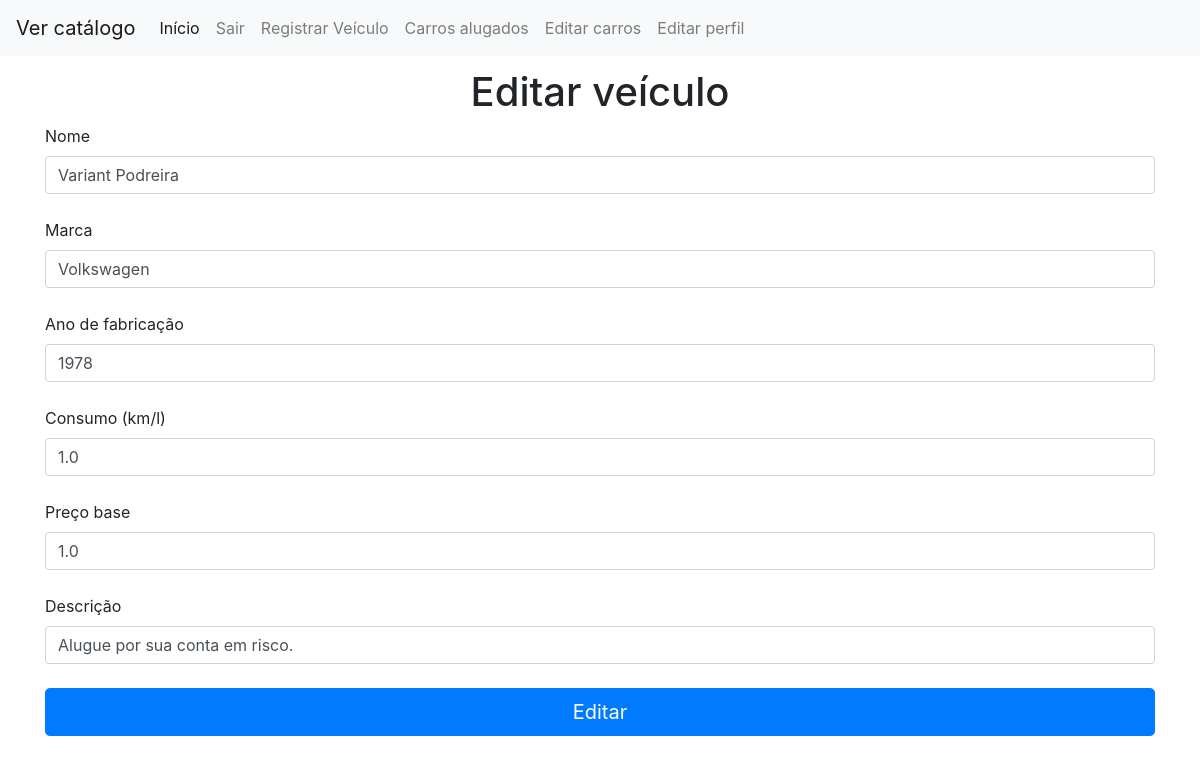
Before: /edicao_carro/1 (signed in) with the older database file.
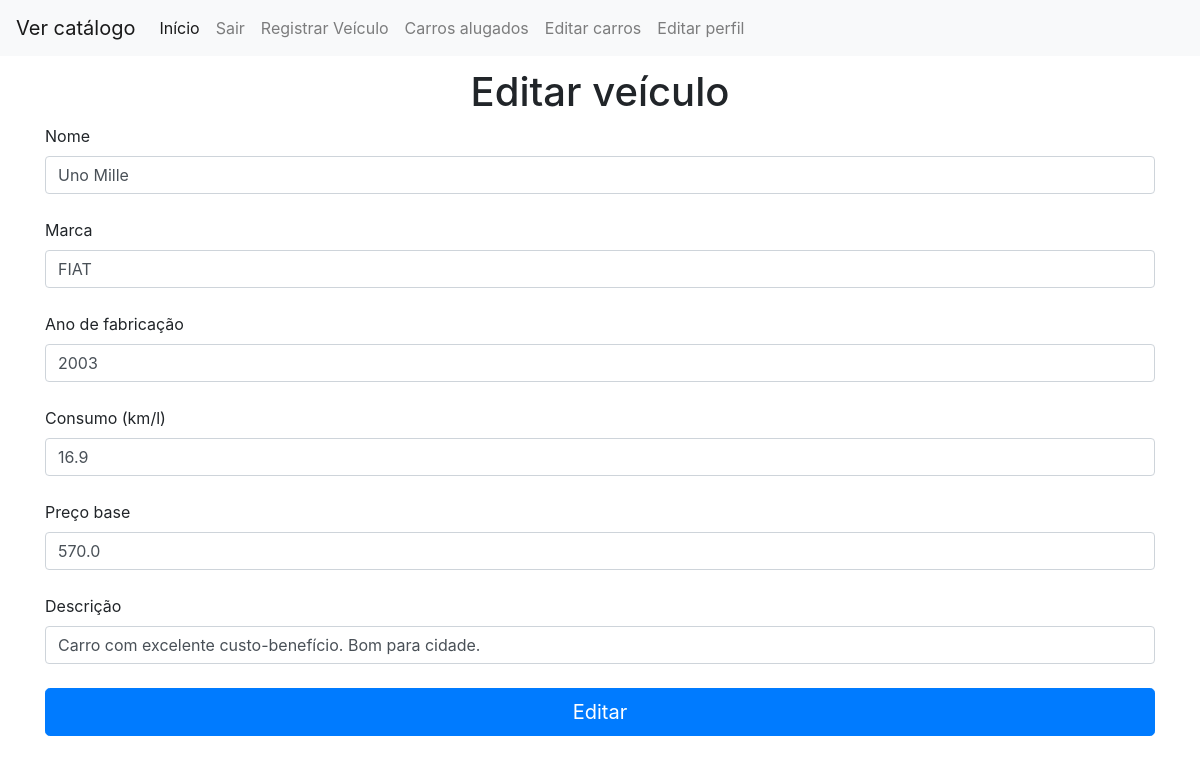
After: the same page with the newer database file.
### website/models.py (models this page shows)
class Carro(db.Model):
    id = db.Column(db.Integer(), primary_key=True)
    nome = db.Column(db.String(length=30), nullable=False)
    marca = db.Column(db.String(length=30), nullable=False)
    ano_fabricacao = db.Column(db.Integer(), nullable=False)
    consumo = db.Column(db.Float(), nullable=False)
    locador = db.Column(db.Integer(), db.ForeignKey('user.id'))
    preco_base = db.Column(db.Float(), nullable=False)
    descricao = db.Column(db.String(length=500))
    imagem = db.relationship('Foto', backref='imagem', lazy=True)

### website/routes.py (the view, shortened to what this page needs)
@routes.route('/edicao_carro/<carro_id>', methods=['GET', 'POST'])
@login_required
def edicao_carro(carro_id):
    if current_user.role == 'manager':
        carro = Carro.query.get_or_404(carro_id)
        form = CarEditForm(obj=carro)
        if form.errors != {}:
            for err_msg in form.errors.values():
                flash(f'Erro ao editar: {err_msg}', category='danger')
        return render_template('edicao_carro.html', form=form, current_user=current_user, carro=carro)
    else:
        flash('Esta página é apenas para administradores!', category='danger')
        return redirect(url_for('routes.home'))

### website/forms.py
class CarEditForm(FlaskForm):
    nome = StringField(label='Nome', validators=[Length(max=30), DataRequired()])
    marca = StringField(label='Marca', validators=[Length(max=30), DataRequired()])
    ano_fabricacao = IntegerField(label='Ano de fabricação',
                                  validators=[DataRequired(), NumberRange(min=1870, max=datetime.utcnow().year)])
    consumo = FloatField(label='Consumo (km/l)', validators=[DataRequired()])
    preco_base = FloatField(label='Preço base', validators=[DataRequired()])
    descricao = StringField(label='Descrição', validators=[Length(max=500)])
    submit = SubmitField(label='Editar')

### website/models.py (called while the page is built)
@login_manager.user_loader
def load_user(user_id):
    return User.query.get(int(user_id))

### website/templates/edicao_carro.html (shortened to what this page needs)
{% extends 'base.html' %}
{% block content %}
    <div class="container">
        <form method="post" class="form-register">
            <h1>Editar veículo</h1>
            {{ form.nome.label() }}
            {{ form.nome(class='form-control') }}
            {{ form.marca.label() }}
            {{ form.marca(class='form-control') }}
            {{ form.ano_fabricacao.label() }}
            {{ form.ano_fabricacao(class='form-control') }}
            {{ form.consumo.label() }}
            {{ form.consumo(class='form-control') }}
            {{ form.preco_base.label() }}
            {{ form.preco_base(class='form-control') }}
            {{ form.descricao.label() }}
            {{ form.descricao(class='form-control', placeholder='Qualidades do carro (opcional)') }}
            {{ form.submit(class='btn btn-primary btn-lg btn-block') }}
        </form>
    </div>
{% endblock %}

### website/templates/base.html (shortened to what this page needs)
<!DOCTYPE html>
<html lang="pt-br">
<head>
        <link rel="stylesheet" href="https://cdn.jsdelivr.net/npm/bootstrap@4.5.3/dist/css/bootstrap.min.css">
        <link rel="stylesheet" href="https://cdnjs.cloudflare.com/ajax/libs/font-awesome/5.15.1/css/all.min.css">
</head>
<body>
    <nav class="navbar navbar-expand-md navbar-light bg-light">
        <a class="navbar-brand" href="{{ url_for('routes.catalogo') }}">Ver catálogo</a>
        <div class="collapse navbar-collapse" id="navbarNav">
          <ul class="navbar-nav ">
              <li class="nav-item active">
                  <a class="nav-link" href="/">Início <span class="sr-only">(current)</span></a>
              </li>
          </ul>
            {% if current_user.role == 'manager' %}
                <ul class="navbar-nav">
                    <li>
                        <a class="nav-link" href="{{ url_for('routes.logout') }}">Sair</a>
                    </li>
                    <li>
                        <a class="nav-link" href="{{ url_for('routes.car_register') }}">Registrar Veículo</a>
                    </li>
                    <li>
                        <a class="nav-link" href="{{ url_for('routes.carros_alugados') }}">Carros alugados</a>
                    </li>
                    <li>
                        <a class="nav-link" href="{{ url_for('routes.edicao') }}">Editar carros</a>
                    </li>
                    <li>
                        <a class="nav-link" href="{{ url_for('routes.edicao_perfil') }}">Editar perfil</a>
                    </li>
                </ul>
            {% endif %}
        </div>
      </nav>
{% block content %} {% endblock %}
</body>
</html>

### website/templates/edicao_carro.html (style rules this page uses)
.form-control { margin-bottom:24px; }
h1 { text-align:center; margin-top:12px; }

Changed rows visible on the page:
changed Carro: nome "Variant Podreira" → "Uno Mille"; marca "Volkswagen" → "FIAT"; ano_fabricacao "1978" → "2003"; consumo "1.0" → "16.9"; preco_base "1.0" → "570.0"; descricao "Alugue por sua conta em risco." → "Carro com excelente custo-benefício. Bom para cidade."
